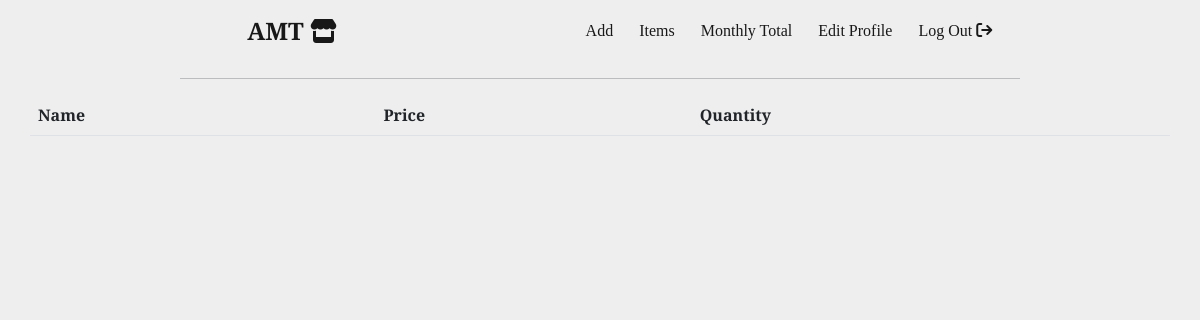
The app's page /sold_items/2022-05-24 (signed in), older data.
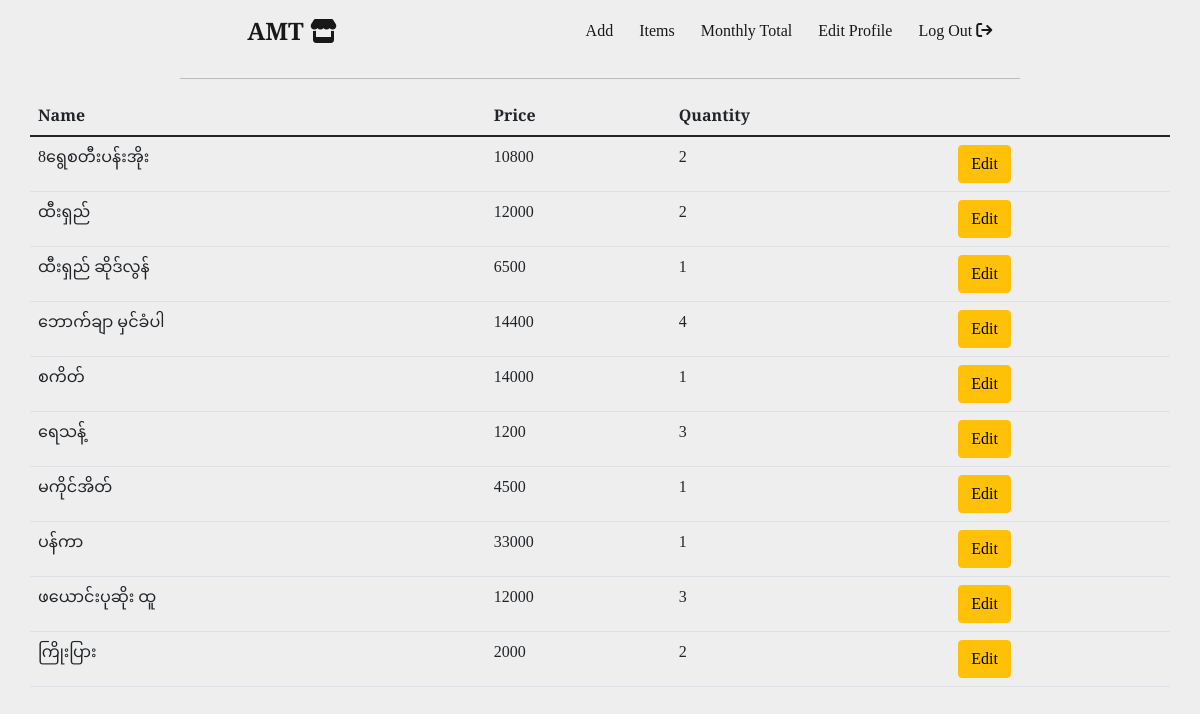
The same page, newer data.
### main.py (models this page shows)
class Sale(db.Model):
    id = db.Column(db.Integer, primary_key=True)
    name = db.Column(db.String(100), nullable=False, unique=False)
    purchased_price = db.Column(db.Float, nullable=False)
    price = db.Column(db.Float, nullable=False)
    total = db.Column(db.Float, nullable=False)
    quantity = db.Column(db.Float, nullable=False)
    date = db.Column(db.Date, nullable=False, unique=False)

### main.py (the view)
@app.route('/sold_items/<date>')
def sold_items(date):
    daily_sold_items = Sale.query.filter_by(date=date).all()
    return render_template('sold_items.html', items=daily_sold_items)

### main.py (called while the page is built)
@login_manager.user_loader
def load_user(user):
    return User.query.get(int(user))

### templates/sold_items.html
{% include 'header.html' %}
<table class="table container">
    <thead>
    <tr>
        <th scope="col">Name</th>
        <th scope="col">Price</th>
        <th scope="col">Quantity</th>
    </tr>
    </thead>
    {% for item in items: %}
    <tr>
        <td>{{ item.name}}</td>
        <td>{% if item.price.is_integer() %}
            {{ item.price|int }}
            {% else %}
            {{ item.price }}
            {% endif %}
        </td>
        <td>{{ item.quantity|int }}</td>
        <td><a href="{{ url_for('edit_sold_items', item_id=item.id) }}" class="btn btn-warning">Edit</a></td>
    </tr>
    {% endfor %}
</table>
{% include 'footer.html' %}

### templates/header.html (shortened to what this page needs)
<!DOCTYPE html>
<html lang="en">
<head>
    <link href="https://cdn.jsdelivr.net/npm/bootstrap@5.1.3/dist/css/bootstrap.min.css" rel="stylesheet"
>
    <link rel="stylesheet" href="{{ url_for('static', filename='css/styles.css') }}">
    <link rel="stylesheet" href="static/css">
</head>
<body id="header-id">
<nav class="navbar navbar-expand-lg navbar-light">
    <div class="container-fluid">
        <a class="navbar-brand" href="{{ url_for('home') }}">AMT <i class="fa-solid fa-store"></i></a>
        <div class="collapse navbar-collapse me-3" id="navbarSupportedContent">
            <ul class="navbar-nav me-3 mb-2 mb-lg-0">
                {% if current_user.is_authenticated: %}
                <li class="nav-item">
                    <a class="nav-link active" aria-current="page" href="{{ url_for('add') }}">Add</a>
                </li>
                <li class="nav-item">
                    <a class="nav-thing nav-link active" href="{{ url_for('show_items') }}">Items</a>
                </li>
                <li class="nav-item">
                    <a class="nav-thing nav-link active" href="{{ url_for('monthly_total') }}">Monthly Total</a>
                </li>
                <li class="nav-item">
                    <a class="nav-thing nav-link active" href="{{ url_for('edit_profile') }}">Edit Profile</a>
                </li>
                <li class="nav-item">
                    <a class="nav-thing nav-link active" href="{{ url_for('logout') }}">Log Out <i
                            class="fa-solid fa-arrow-right-from-bracket"></i></a>
                </li>
                {% else: %}
                <li class="nav-item">
                    <a class="nav-thing nav-link active" href="{{ url_for('login') }}">Login</a>
                </li>
                {% endif %}
            </ul>
        </div>
    </div>
</nav>
<hr>

### templates/footer.html (shortened to what this page needs)
</body>
</html>

### static/css/styles.css (style rules this page uses)
body { background-color: #EEEEEE; font-family: 'Merriweather', serif; }
a { text-decoration: none; color: white; }
.navbar-brand { font-size: 1.5rem; font-weight:900; margin-left: 20%; padding-right: 5%; }
.navbar-collapse { justify-content: center; }
.nav-item { font-size: 16px; padding-left: 10px; }
#header-id hr { margin-left: 15%; width: 70%; }

Row changes from the older to the newer data that the page shows:
added Sale: name "8ရွေစတီးပန်းအိုး", price "10800", quantity "2"
added Sale: name "ထီးရှည်", price "12000", quantity "2"
added Sale: name "ထီးရှည် ဆိုဒ်လွန်", price "6500", quantity "1"
added Sale: name "ဘောက်ချာ မှင်ခံပါ", price "14400", quantity "4"
added Sale: name "စကိတ်", price "14000", quantity "1"
added Sale: name "ရေသန့်", price "1200", quantity "3"
added Sale: name "မကိုင်အိတ်", price "4500", quantity "1"
added Sale: name "ပန်ကာ", price "33000", quantity "1"
added Sale: name "ဖယောင်းပုဆိုး ထူ", price "12000", quantity "3"
added Sale: name "ကြိုးပြား", price "2000", quantity "2"
